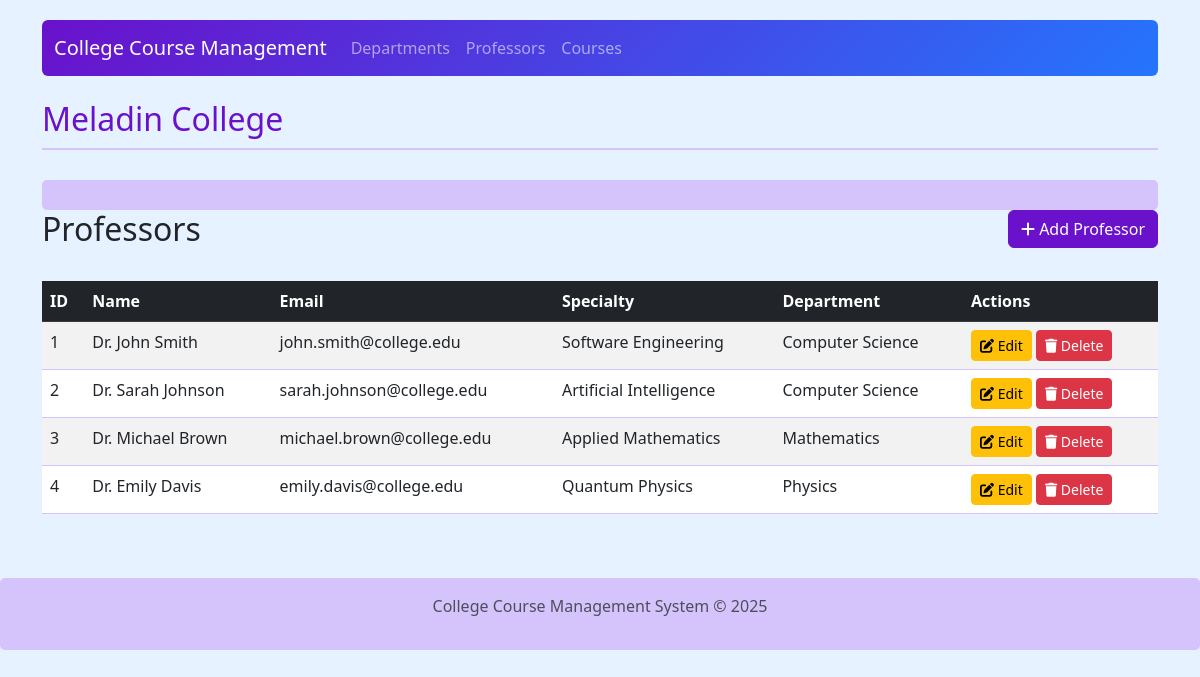
/index.php?page=professors, run on the app's committed database.
### tables this page shows
CREATE TABLE IF NOT EXISTS `professors` (
  `professor_id` int(11) NOT NULL AUTO_INCREMENT,
  `department_id` int(11) NOT NULL,
  `name` varchar(100) NOT NULL,
  `email` varchar(100) NOT NULL,
  `specialty` varchar(100) DEFAULT NULL,
  PRIMARY KEY (`professor_id`),
  KEY `department_id` (`department_id`),
  CONSTRAINT `professor_dept_fk` FOREIGN KEY (`department_id`) REFERENCES `departments` (`department_id`) ON DELETE CASCADE ON UPDATE CASCADE
);

CREATE TABLE IF NOT EXISTS `departments` (
  `department_id` int(11) NOT NULL AUTO_INCREMENT,
  `name` varchar(100) NOT NULL,
  `location` varchar(100) DEFAULT NULL,
  `description` text DEFAULT NULL,
  PRIMARY KEY (`department_id`)
);

### config/Database.php (called while the page is built, shortened)
<?php
class Database
{
    private $host = "localhost";
    private $username = "root";
    private $password = "";
    private $database = "college";
    private $connection;
    public function __construct()
    {
        try {
            $this->connection = new PDO(
                "mysql:host=$this->host;dbname=$this->database",
                $this->username,
                $this->password
            );
            $this->connection->setAttribute(PDO::ATTR_ERRMODE, PDO::ERRMODE_EXCEPTION);
            $this->connection->setAttribute(PDO::ATTR_DEFAULT_FETCH_MODE, PDO::FETCH_ASSOC);
        } catch (PDOException $e) {
            die("Connection failed: " . $e->getMessage());
        }
    }
    public function prepare($sql)
    {
        return $this->connection->prepare($sql);
    }
    public function executeQuery($query, $params = [])
    {
        try {
            $stmt = $this->prepare($query);
            $stmt->execute($params);
            return $stmt;
        } catch (PDOException $e) {
            die("Query execution failed: " . $e->getMessage());
        }
    }
    public function fetchAll($query, $params = [])
    {
        $stmt = $this->executeQuery($query, $params);
        return $stmt->fetchAll();
    }
}

### viewmodel/DepartmentViewModel.php (called while the page is built, shortened)
<?php
require_once('config/Database.php');
class DepartmentViewModel
{
    private $db;
    public function __construct()
    {
        $this->db = new Database();
        $this->loadDepartments();
    }
    private function loadDepartments()
    {
        $query = "SELECT * FROM departments ORDER BY name";
        $result = $this->db->fetchAll($query);
        foreach ($result as $row) {
            $department = new Department(
                $row['department_id'],
                $row['name'],
                $row['location'],
                $row['description']
            );
        }
    }
}

### viewmodel/ProfessorViewModel.php (called while the page is built, shortened)
<?php
require_once('config/Database.php');
require_once('model/Professor.php');
require_once('viewmodel/DepartmentViewModel.php');
class ProfessorViewModel
{
    private $db;
    private $professors = [];
    public function __construct()
    {
        $this->db = new Database();
        $this->departmentViewModel = new DepartmentViewModel();
        $this->loadProfessors();
    }
    private function loadProfessors()
    {
        $this->professors = [];
        $query = "SELECT p.*, d.name as department_name
                  FROM professors p
                  JOIN departments d ON p.department_id = d.department_id
                  ORDER BY p.professor_id ASC";
        $result = $this->db->fetchAll($query);
        foreach ($result as $row) {
            $professor = new Professor(
                $row['professor_id'],
                $row['department_id'],
                $row['name'],
                $row['email'],
                $row['specialty'],
                $row['department_name']
            );
            $this->professors[] = $professor;
        }
    }
    public function getProfessors()
    {
        return $this->professors;
    }
    public function bindProfessorData($professors = null)
    {
        $data = [];
        foreach ($professors as $professor) {
            $data[] = [
                'id' => $professor->getProfessorId(),
                'department_id' => $professor->getDepartmentId(),
                'name' => $professor->getName(),
                'email' => $professor->getEmail(),
                'specialty' => $professor->getSpecialty(),
                'department_name' => $professor->getDepartmentName()
            ];
        }
        return $data;
    }
}

### model/Professor.php (called while the page is built, shortened)
<?php
class Professor
{
    private $professor_id;
    private $department_id;
    private $name;
    private $email;
    private $specialty;
    private $department_name;
    public function __construct($professor_id = "", $department_id = "", $name = "", $email = "", $specialty = "", $department_name = "")
    {
        $this->professor_id = $professor_id;
        $this->department_id = $department_id;
        $this->name = $name;
        $this->email = $email;
        $this->specialty = $specialty;
        $this->department_name = $department_name;
    }
    public function getProfessorId()
    {
        return $this->professor_id;
    }
    public function getDepartmentId()
    {
        return $this->department_id;
    }
    public function getName()
    {
        return $this->name;
    }
    public function getEmail()
    {
        return $this->email;
    }
    public function getSpecialty()
    {
        return $this->specialty;
    }
    public function getDepartmentName()
    {
        return $this->department_name;
    }
}

### views/professor_list.php (the view)
<?php
$professors = $data;
?>
<div class="row mb-4">
    <div class="col">
        <h2>Professors</h2>
    </div>
    <div class="col-auto">
        <a href="index.php?page=professors&action=add" class="btn btn-primary">
            <i class="fas fa-plus"></i> Add Professor
        </a>
    </div>
</div>
<?php if (empty($professors)): ?>
<div class="alert alert-info">
    No professors found. Please add a new professor.
</div>
<?php else: ?>
<div class="table-responsive">
    <table class="table table-striped table-hover">
        <thead class="table-dark">
            <tr>
                <th>ID</th>
                <th>Name</th>
                <th>Email</th>
                <th>Specialty</th>
                <th>Department</th>
                <th>Actions</th>
            </tr>
        </thead>
        <tbody>
            <?php foreach ($professors as $professor): ?>
            <tr>
                <td><?php echo $professor['id']; ?></td>
                <td><?php echo htmlspecialchars($professor['name']); ?></td>
                <td><?php echo htmlspecialchars($professor['email']); ?></td>
                <td><?php echo htmlspecialchars($professor['specialty']); ?></td>
                <td><?php echo htmlspecialchars($professor['department_name']); ?></td>
                <td>
                    <a href="index.php?page=professors&action=edit&id=<?php echo $professor['id']; ?>" class="btn btn-sm btn-warning">
                        <i class="fas fa-edit"></i> Edit
                    </a>
                    <button onclick="confirmDelete('professor', <?php echo $professor['id']; ?>)" class="btn btn-sm btn-danger">
                        <i class="fas fa-trash"></i> Delete
                    </button>
                </td>
            </tr>
            <?php endforeach; ?>
        </tbody>
    </table>
</div>
<?php endif; ?>

### index.php (shortened to what this page needs)
<?php
require_once('config/Database.php');
require_once('model/Professor.php');
require_once('viewmodel/DepartmentViewModel.php');
require_once('viewmodel/ProfessorViewModel.php');
$page = $_GET['page'] ?? 'home';
$action = $_GET['action'] ?? 'list';
$id = $_GET['id'] ?? null;
if ($page === 'departments') {
    $viewModel = new DepartmentViewModel();
    if ($action === 'add' && $_SERVER['REQUEST_METHOD'] === 'POST') {
        $name = $_POST['name'] ?? '';
        $location = $_POST['location'] ?? '';
        $description = $_POST['description'] ?? '';
        $viewModel->addDepartment($name, $location, $description);
        header('Location: index.php?page=departments');
        exit;
    }
    else if ($action === 'edit' && $_SERVER['REQUEST_METHOD'] === 'POST') {
        $name = $_POST['name'] ?? '';
        $location = $_POST['location'] ?? '';
        $description = $_POST['description'] ?? '';
        $viewModel->updateDepartment($id, $name, $location, $description);
        header('Location: index.php?page=departments');
        exit;
    }
    else if ($action === 'delete') {
        $viewModel->deleteDepartment($id);
        header('Location: index.php?page=departments');
        exit;
    }
    include_once('views/template/header.php');
    if ($action === 'add') {
        $data = ['action' => 'add'];
        include_once('views/department_form.php');
    }
    else if ($action === 'edit') {
        $department = $viewModel->getDepartmentById($id);
        $data = [
            'action' => 'edit',
            'department' => [
                'id' => $department->getDepartmentId(),
                'name' => $department->getName(),
                'location' => $department->getLocation(),
                'description' => $department->getDescription()
            ]
        ];
        include_once('views/department_form.php');
    }
    else {
        $departments = $viewModel->getDepartments();
        $data = $viewModel->bindDepartmentData($departments);
        include_once('views/department_list.php');
    }
}
else if ($page === 'professors') {
    $viewModel = new ProfessorViewModel();
    include_once('views/template/header.php');
    if ($action === 'add' || $action === 'edit') {
        $departments = $viewModel->getDepartments();
        if ($action === 'edit') {
            $professor = $viewModel->getProfessorById($id);
            $data = [
                'action' => 'edit',
                'professor' => [
                    'id' => $professor->getProfessorId(),
                    'department_id' => $professor->getDepartmentId(),
                    'name' => $professor->getName(),
                    'email' => $professor->getEmail(),
                    'specialty' => $professor->getSpecialty()
                ],
                'departments' => $departments
            ];
        } else {
            $data = [
                'action' => 'add',
                'departments' => $departments
            ];
        }
        include_once('views/professor_form.php');
    }
    else {
        $professors = $viewModel->getProfessors();
        $data = $viewModel->bindProfessorData($professors);
        include_once('views/professor_list.php');
    }
}
include_once('views/template/footer.php');
?>

### views/template/header.php (shortened to what this page needs)
<!DOCTYPE html>
<html lang="en">
<head>
    <link href="https://cdn.jsdelivr.net/npm/bootstrap@5.3.0-alpha1/dist/css/bootstrap.min.css" rel="stylesheet">
    <link rel="stylesheet" href="https://cdnjs.cloudflare.com/ajax/libs/font-awesome/6.0.0/css/all.min.css">
</head>
<body>
    <div class="container">
        <nav class="navbar navbar-expand-lg navbar-dark rounded">
            <div class="container-fluid">
                <a class="navbar-brand" href="index.php">College Course Management</a>
                <div class="collapse navbar-collapse" id="navbarNav">
                    <ul class="navbar-nav">
                        <li class="nav-item">
                            <a class="nav-link" href="index.php?page=departments">Departments</a>
                        </li>
                        <li class="nav-item">
                            <a class="nav-link" href="index.php?page=professors">Professors</a>
                        </li>
                        <li class="nav-item">
                            <a class="nav-link" href="index.php?page=courses">Courses</a>
                        </li>
                    </ul>
                </div>
            </div>
        </nav>
        <div class="content mt-4">
            <h2 class="section-title">Meladin College</h2>
        <div class="footer text-center">
        </div>
    </div>
</body>
</html>

### views/template/footer.php (shortened to what this page needs)
        <footer class="footer mt-5 py-3 text-center text-muted">
            <div class="container">
                <p>College Course Management System &copy; <?php echo date('Y'); ?></p>
            </div>
        </footer>
</body>
</html>

### views/template/header.php (style rules this page uses)
body { padding-top: 20px; padding-bottom: 40px; background-color: #e6f2ff; }
.navbar { margin-bottom: 20px; background: linear-gradient(135deg, #6a11cb 0%, #2575fc 100%) !important; }
.btn-primary { background-color: #6a11cb; border-color: #6a11cb; }
.footer { background-color: #d4c4fb; padding: 15px 0; margin-top: 30px; border-radius: 5px; }
.section-title { color: #6a11cb; border-bottom: 2px solid #d4c4fb; padding-bottom: 10px; margin-bottom: 20px; }
.table { border-color: #d4c4fb; }
.table thead { background-color: #e6f2ff; }

### data on the page
professors: id "1", name "Dr. John Smith", email "john.smith@college.edu", specialty "Software Engineering", department.name "Computer Science"
professors: professor_id "2", name "Dr. Sarah Johnson", email "sarah.johnson@college.edu", specialty "Artificial Intelligence", department.name "Computer Science"
professors: professor_id "3", name "Dr. Michael Brown", email "michael.brown@college.edu", specialty "Applied Mathematics", department.name "Mathematics"
professors: professor_id "4", name "Dr. Emily Davis", email "emily.davis@college.edu", specialty "Quantum Physics", department.name "Physics"
